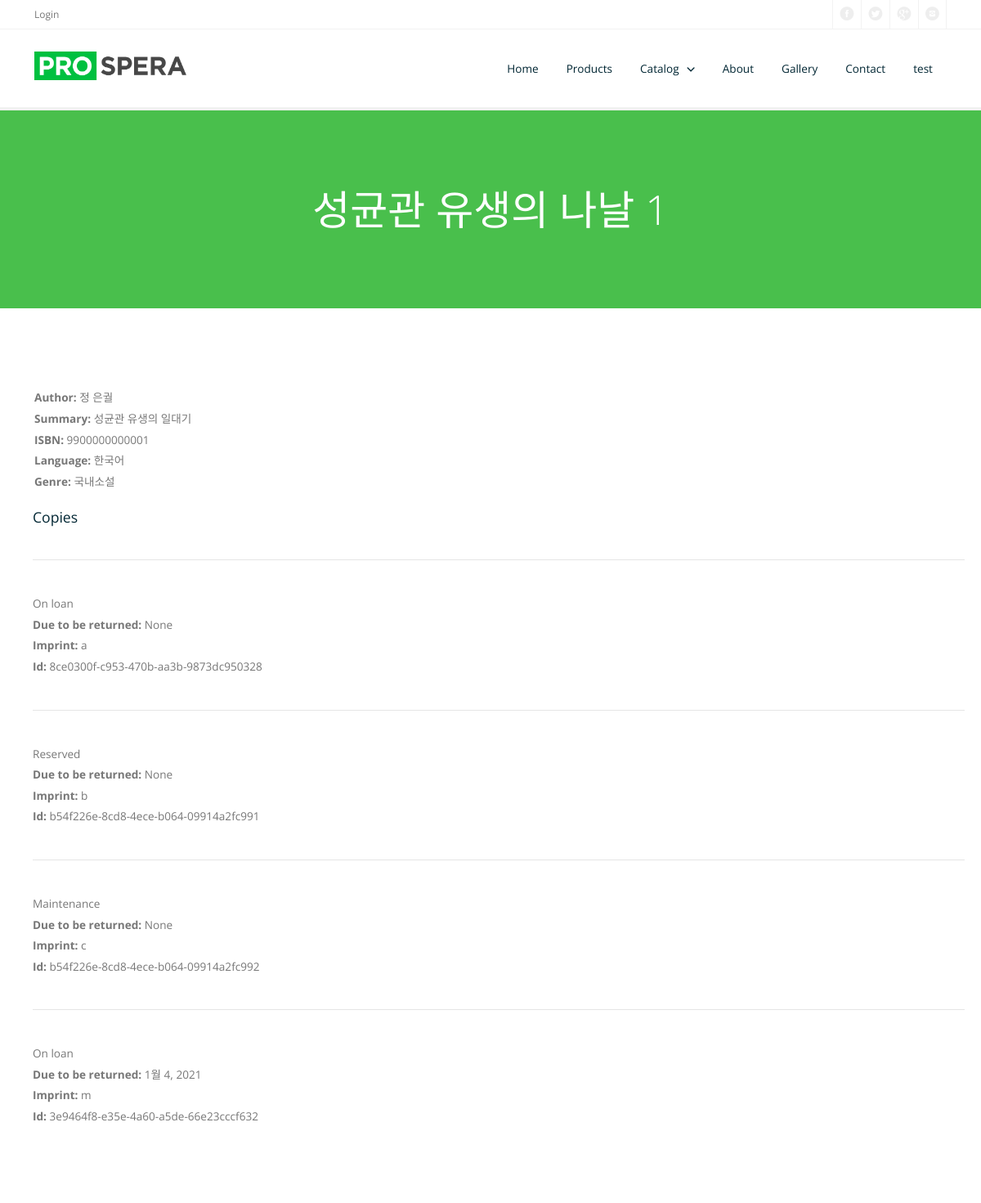
The page /catalog/book/1 (upper part) on the database as committed earlier.
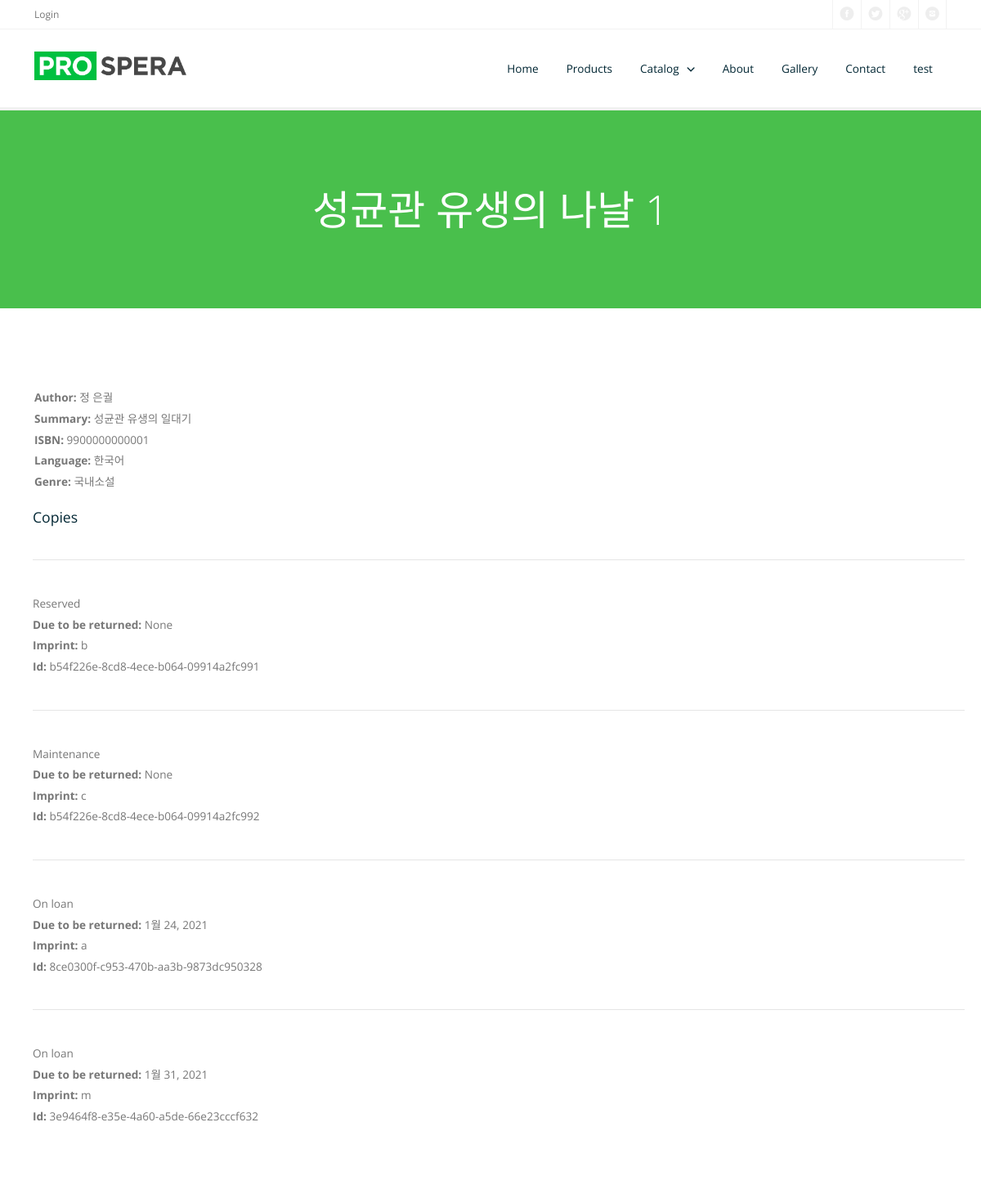
The same page on the database as committed later.
### catalog/models.py (models this page shows, shortened)
class Genre(models.Model):
    name = models.CharField(max_length=200, help_text='Enter a book genre (e.g. Science Fiction)')
    def __str__(self):
        return self.name

class BookInstance(models.Model):
    id = models.UUIDField(primary_key=True, default=uuid.uuid4, help_text='Unique ID for this particular book across whole library')
    book = models.ForeignKey('Book', on_delete=models.SET_NULL, null=True)
    imprint = models.CharField(max_length=200)
    due_back = models.DateField(null=True, blank=True)
    borrower = models.ForeignKey(User, on_delete=models.SET_NULL, null=True, blank=True)
    LOAN_STATUS = (
        ('m', 'Maintenance'),
        ('o', 'On loan'),
        ('a', 'Available'),
        ('r', 'Reserved'),
    )
    status = models.CharField(
        max_length=1,
        choices=LOAN_STATUS,
        blank=True,
        default='m',
        help_text='Book availability',
    )
    class Meta:
        ordering = ['due_back']
        permissions = [('can_mark_returned', 'set book as returned')]

### catalog/views.py (the view)
# urls.py: path('book/<int:pk>', views.BookDetailView.as_view(), name='book-detail'),
class BookDetailView(generic.DetailView):
    model = Book

### catalog/models.py (called while the page is built)
    def __str__(self):
        return self.name

    def get_absolute_url(self):
        return reverse('author-detail', args=[str(self.id)])

    def __str__(self):
        return f'{self.last_name} {self.first_name}'

### catalog/templates/catalog/book_detail.html (shortened to what this page needs)
{% extends "base.html" %}
{% block content %}
    <main role="main">
      <article>
        <header class="section background-primary text-center">
            <h1 class="text-white margin-bottom-0 text-size-50 text-thin text-line-height-1">{{ book.title }}</h1>
        </header>
        <div class="section background-white">
          <div class="line">
            <p><strong>Author:</strong> <a href="{{ book.author.get_absolute_url }}">{{ book.author }}</a></p>
            <p><strong>Summary:</strong> {{ book.summary }}</p>
            <p><strong>ISBN:</strong> {{ book.isbn }}</p>
            <p><strong>Language:</strong> {{ book.language }}</p>
            <p><strong>Genre:</strong> {% for genre in book.genre.all %} {{ genre }}{% if not forloop.last %}, {% endif %}{% endfor %}</p>
          </div>
          <div style="margin-left:20px;margin-top:20px">
            <h4>Copies</h4>
            {% for copy in book.bookinstance_set.all %}
              <hr>
              <p class="{% if copy.status == 'a' %}text-success{% elif copy.status == 'm' %}text-danger{% else %}text-warning{% endif %}">{{ copy.get_status_display }}</p>
              {% if copy.status != 'a' %}
                <p><strong>Due to be returned:</strong> {{copy.due_back}}</p>
              {% endif %}
              <p><strong>Imprint:</strong> {{copy.imprint}}</p>
              <p class="text-muted"><strong>Id:</strong> {{copy.id}}</p>
            {% endfor %}
          </div>
        </div>
      </article>
    </main>
{% endblock %}

Rows that differ between the two databases and show on the page:
changed BookInstance "8ce0300f-c953-470b-aa3b-9873dc950328": due_back "None" → "1월 24, 2021"; moves down the list
changed BookInstance "3e9464f8-e35e-4a60-a5de-66e23cccf632": due_back "1월 4, 2021" → "1월 31, 2021"
